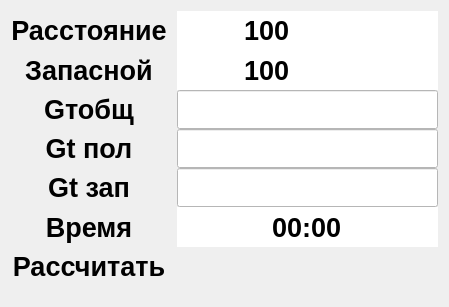
        <widget class="QWidget" name="tab">
         <property name="sizePolicy">
          <sizepolicy hsizetype="Preferred" vsizetype="Preferred">
           <horstretch>0</horstretch>
           <verstretch>0</verstretch>
          </sizepolicy>
         </property>
         <property name="minimumSize">
          <size>
           <width>0</width>
           <height>307</height>
          </size>
         </property>
         <property name="font">
          <font>
           <family>Arial</family>
           <pointsize>20</pointsize>
           <weight>75</weight>
           <italic>false</italic>
           <bold>true</bold>
          </font>
         </property>
         <property name="styleSheet">
          <string notr="true"/>
         </property>
         <attribute name="title">
          <string>Топливо</string>
         </attribute>
         <layout class="QGridLayout" name="gridLayout_5">
          <item row="0" column="0">
           <layout class="QGridLayout" name="gridLayout_2">
            <property name="sizeConstraint">
             <enum>QLayout::SetDefaultConstraint</enum>
            </property>
            <property name="bottomMargin">
             <number>10</number>
            </property>
            <property name="horizontalSpacing">
             <number>10</number>
            </property>
            <property name="verticalSpacing">
             <number>0</number>
            </property>
            <item row="7" column="0">
             <widget class="QPushButton" name="butRasch">
              <property name="sizePolicy">
               <sizepolicy hsizetype="Preferred" vsizetype="Preferred">
                <horstretch>0</horstretch>
                <verstretch>0</verstretch>
               </sizepolicy>
              </property>
              <property name="font">
               <font>
                <family>Arial</family>
                <pointsize>20</pointsize>
                <weight>75</weight>
                <italic>false</italic>
                <bold>true</bold>
               </font>
              </property>
              <property name="styleSheet">
               <string notr="true"> QPushButton {
     border-radius: 6px;
     background-color: qlineargradient(x1: 0, y1: 0, x2: 0, y2: 1,
                                       stop: 0 #f6f7fa, stop: 1 #dadbde);
 }</string>
              </property>
              <property name="text">
               <string>Рассчитать</string>
              </property>
             </widget>
            </item>
            <item row="2" column="0">
             <widget class="QLabel" name="label_3">
              <property name="sizePolicy">
               <sizepolicy hsizetype="Preferred" vsizetype="Preferred">
                <horstretch>0</horstretch>
                <verstretch>0</verstretch>
               </sizepolicy>
              </property>
              <property name="font">
               <font>
                <family>Arial</family>
                <pointsize>20</pointsize>
                <weight>75</weight>
                <italic>false</italic>
                <bold>true</bold>
               </font>
              </property>
              <property name="text">
               <string>Gтобщ</string>
              </property>
              <property name="alignment">
               <set>Qt::AlignCenter</set>
              </property>
             </widget>
            </item>
            <item row="5" column="0">
             <widget class="QLabel" name="label_4">
              <property name="sizePolicy">
               <sizepolicy hsizetype="Preferred" vsizetype="Preferred">
                <horstretch>0</horstretch>
                <verstretch>0</verstretch>
               </sizepolicy>
              </property>
              <property name="font">
               <font>
                <family>Arial</family>
                <pointsize>20</pointsize>
                <weight>75</weight>
                <italic>false</italic>
                <bold>true</bold>
               </font>
              </property>
              <property name="text">
               <string>Время</string>
              </property>
              <property name="alignment">
               <set>Qt::AlignCenter</set>
              </property>
             </widget>
            </item>
            <item row="3" column="0">
             <widget class="QLabel" name="label_13">
              <property name="sizePolicy">
               <sizepolicy hsizetype="Preferred" vsizetype="Preferred">
                <horstretch>0</horstretch>
                <verstretch>0</verstretch>
               </sizepolicy>
              </property>
              <property name="font">
               <font>
                <family>Arial</family>
                <pointsize>20</pointsize>
                <weight>75</weight>
                <italic>false</italic>
                <bold>true</bold>
               </font>
              </property>
              <property name="text">
               <string>Gt пол</string>
              </property>
              <property name="alignment">
               <set>Qt::AlignCenter</set>
              </property>
             </widget>
            </item>
            <item row="4" column="1">
             <widget class="QLineEdit" name="lineEditGz">
              <property name="sizePolicy">
               <sizepolicy hsizetype="Preferred" vsizetype="Preferred">
                <horstretch>0</horstretch>
                <verstretch>0</verstretch>
               </sizepolicy>
              </property>
              <property name="font">
               <font>
                <family>Arial</family>
                <pointsize>20</pointsize>
                <weight>75</weight>
                <italic>false</italic>
                <bold>true</bold>
               </font>
              </property>
              <property name="styleSheet">
               <string notr="true">background-color: rgb(255, 255, 255);</string>
              </property>
              <property name="alignment">
               <set>Qt::AlignCenter</set>
              </property>
             </widget>
            </item>
            <item row="2" column="1">
             <widget class="QLineEdit" name="lineEditG">
              <property name="sizePolicy">
               <sizepolicy hsizetype="Preferred" vsizetype="Preferred">
                <horstretch>0</horstretch>
                <verstretch>0</verstretch>
               </sizepolicy>
              </property>
              <property name="font">
               <font>
                <family>Arial</family>
                <pointsize>20</pointsize>
                <weight>75</weight>
                <italic>false</italic>
                <bold>true</bold>
               </font>
              </property>
              <property name="styleSheet">
               <string notr="true">background-color: rgb(255, 255, 255);</string>
              </property>
              <property name="alignment">
               <set>Qt::AlignCenter</set>
              </property>
             </widget>
            </item>
            <item row="1" column="0">
             <widget class="QLabel" name="label_2">
              <property name="sizePolicy">
               <sizepolicy hsizetype="Preferred" vsizetype="Preferred">
                <horstretch>0</horstretch>
                <verstretch>0</verstretch>
               </sizepolicy>
              </property>
              <property name="font">
               <font>
                <family>Arial</family>
                <pointsize>20</pointsize>
                <weight>75</weight>
                <italic>false</italic>
                <bold>true</bold>
               </font>
              </property>
              <property name="text">
               <string>Запасной</string>
              </property>
              <property name="alignment">
               <set>Qt::AlignCenter</set>
              </property>
             </widget>
            </item>
            <item row="0" column="1">
             <widget class="QSpinBox" name="spinBoxS">
              <property name="sizePolicy">
               <sizepolicy hsizetype="Preferred" vsizetype="Preferred">
                <horstretch>0</horstretch>
                <verstretch>0</verstretch>
               </sizepolicy>
              </property>
              <property name="minimumSize">
               <size>
                <width>0</width>
                <height>0</height>
               </size>
              </property>
              <property name="font">
               <font>
                <family>Arial</family>
                <pointsize>20</pointsize>
                <weight>75</weight>
                <italic>false</italic>
                <bold>true</bold>
               </font>
              </property>
              <property name="styleSheet">
               <string notr="true">QSpinBox {

     padding-right: 40px; /* создаем место для стрелок */
     background-color: rgb(255, 255, 255);
 }
 QSpinBox::up-button {
     subcontrol-origin: border;
     subcontrol-position: top right; /* позиция - в верхнем правом углу */
background-color: qlineargradient(spread:pad, x1:0.488, y1:0, x2:0.497, y2:1,
stop:0 rgba(210, 216, 223, 255), 
stop:1 rgba(146, 165, 186, 255));
     width: 40px;
     border-width: 1px;
 }
 QSpinBox::down-button {
     subcontrol-origin: border;
     subcontrol-position: bottom right; /* позиция - в нижнем правом углу */
background-color: qlineargradient(spread:pad, x1:0.488, y1:0, x2:0.497, y2:1,
stop:0 rgba(210, 216, 223, 255), 
stop:1 rgba(146, 165, 186, 255));
     width: 40px;
     border-width: 1px;
     border-top-width: 0;
 }



</string>
              </property>
              <property name="wrapping">
               <bool>false</bool>
              </property>
              <property name="frame">
               <bool>true</bool>
              </property>
              <property name="alignment">
               <set>Qt::AlignCenter</set>
              </property>
              <property name="buttonSymbols">
               <enum>QAbstractSpinBox::UpDownArrows</enum>
              </property>
              <property name="specialValueText">
               <string/>
              </property>
              <property name="minimum">
               <number>50</number>
              </property>
              <property name="maximum">
               <number>2000</number>
              </property>
              <property name="singleStep">
               <number>10</number>
              </property>
              <property name="value">
               <number>100</number>
              </property>
             </widget>
            </item>
            <item row="1" column="1">
             <widget class="QSpinBox" name="spinBoxSalt">
              <property name="sizePolicy">
               <sizepolicy hsizetype="Preferred" vsizetype="Preferred">
                <horstretch>0</horstretch>
                <verstretch>0</verstretch>
               </sizepolicy>
              </property>
              <property name="minimumSize">
               <size>
                <width>0</width>
                <height>0</height>
               </size>
              </property>
              <property name="font">
               <font>
                <family>Arial</family>
                <pointsize>20</pointsize>
                <weight>75</weight>
                <italic>false</italic>
                <bold>true</bold>
               </font>
              </property>
              <property name="styleSheet">
               <string notr="true">QSpinBox {

     padding-right: 40px; /* создаем место для стрелок */
     background-color: rgb(255, 255, 255);
 }
 QSpinBox::up-button {
     subcontrol-origin: border;
     subcontrol-position: top right; /* позиция - в верхнем правом углу */
background-color: qlineargradient(spread:pad, x1:0.488, y1:0, x2:0.497, y2:1,
stop:0 rgba(210, 216, 223, 255), 
stop:1 rgba(146, 165, 186, 255));
     width: 40px;
     border-width: 1px;
 }
 QSpinBox::down-button {
     subcontrol-origin: border;
     subcontrol-position: bottom right; /* позиция - в нижнем правом углу */
background-color: qlineargradient(spread:pad, x1:0.488, y1:0, x2:0.497, y2:1,
stop:0 rgba(210, 216, 223, 255), 
stop:1 rgba(146, 165, 186, 255));
     width: 40px;
     border-width: 1px;
     border-top-width: 0;
 }</string>
              </property>
              <property name="alignment">
               <set>Qt::AlignCenter</set>
              </property>
              <property name="minimum">
               <number>50</number>
              </property>
              <property name="maximum">
               <number>1000</number>
              </property>
              <property name="singleStep">
               <number>10</number>
              </property>
              <property name="value">
               <number>100</number>
              </property>
             </widget>
            </item>
            <item row="4" column="0">
             <widget class="QLabel" name="label_14">
              <property name="sizePolicy">
               <sizepolicy hsizetype="Preferred" vsizetype="Preferred">
                <horstretch>0</horstretch>
                <verstretch>0</verstretch>
               </sizepolicy>
              </property>
              <property name="font">
               <font>
                <family>Arial</family>
                <pointsize>20</pointsize>
                <weight>75</weight>
                <italic>false</italic>
                <bold>true</bold>
               </font>
              </property>
              <property name="text">
               <string>Gt зап</string>
              </property>
              <property name="alignment">
               <set>Qt::AlignCenter</set>
              </property>
             </widget>
            </item>
            <item row="5" column="1">
             <widget class="QTimeEdit" name="timeEdit">
              <property name="sizePolicy">
               <sizepolicy hsizetype="Preferred" vsizetype="Preferred">
                <horstretch>0</horstretch>
                <verstretch>0</verstretch>
               </sizepolicy>
              </property>
              <property name="minimumSize">
               <size>
                <width>0</width>
                <height>0</height>
               </size>
              </property>
              <property name="font">
               <font>
                <family>Arial</family>
                <pointsize>20</pointsize>
                <weight>75</weight>
                <italic>false</italic>
                <bold>true</bold>
               </font>
              </property>
              <property name="styleSheet">
               <string notr="true">background-color: rgb(255, 255, 255);</string>
              </property>
              <property name="wrapping">
               <bool>false</bool>
              </property>
              <property name="frame">
               <bool>false</bool>
              </property>
              <property name="alignment">
               <set>Qt::AlignCenter</set>
              </property>
              <property name="buttonSymbols">
               <enum>QAbstractSpinBox::NoButtons</enum>
              </property>
              <property name="keyboardTracking">
               <bool>false</bool>
              </property>
              <property name="displayFormat">
               <string>HH:mm</string>
              </property>
             </widget>
            </item>
            <item row="0" column="0">
             <widget class="QLabel" name="label">
              <property name="sizePolicy">
               <sizepolicy hsizetype="Preferred" vsizetype="Preferred">
                <horstretch>0</horstretch>
                <verstretch>0</verstretch>
               </sizepolicy>
              </property>
              <property name="font">
               <font>
                <family>Arial</family>
                <pointsize>20</pointsize>
                <weight>75</weight>
                <italic>false</italic>
                <bold>true</bold>
               </font>
              </property>
              <property name="text">
               <string>Расстояние</string>
              </property>
              <property name="alignment">
               <set>Qt::AlignCenter</set>
              </property>
             </widget>
            </item>
            <item row="3" column="1">
             <widget class="QLineEdit" name="lineEditGp">
              <property name="sizePolicy">
               <sizepolicy hsizetype="Preferred" vsizetype="Preferred">
                <horstretch>0</horstretch>
                <verstretch>0</verstretch>
               </sizepolicy>
              </property>
              <property name="font">
               <font>
                <family>Arial</family>
                <pointsize>20</pointsize>
                <weight>75</weight>
                <italic>false</italic>
                <bold>true</bold>
               </font>
              </property>
              <property name="styleSheet">
               <string notr="true">background-color: rgb(255, 255, 255);</string>
              </property>
              <property name="alignment">
               <set>Qt::AlignCenter</set>
              </property>
             </widget>
            </item>
           </layout>
          </item>
         </layout>
        </widget>
